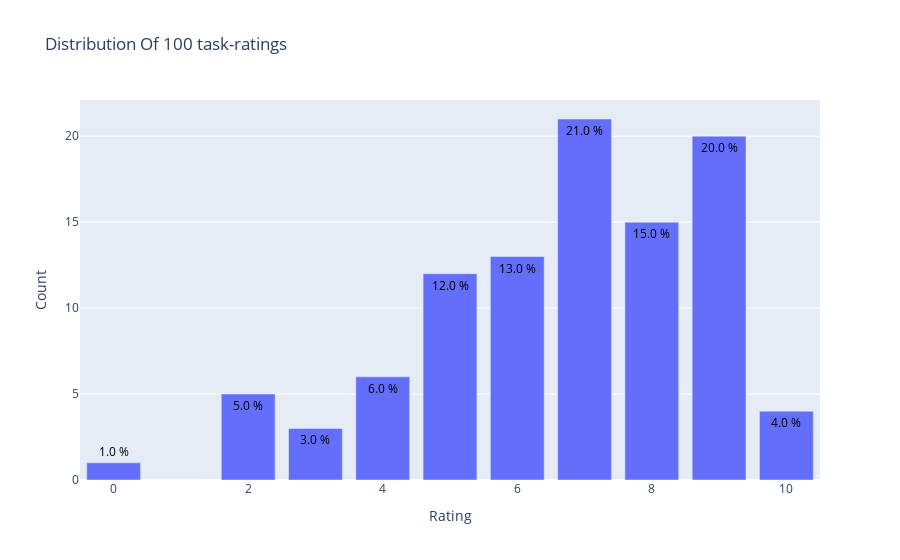

Notebook source saved alongside this figure:
### Code cell
import plotly.graph_objs as go
from plotly.offline import init_notebook_mode, plot, iplot
#add
data = frame['rating'].value_counts().sort_index(ascending=False)
trace = go.Bar(x = data.index,
               text = ['{:.1f} %'.format(val) for val in (data.values / frame.shape[0] * 100)],
               textposition = 'auto',
               textfont = dict(color = '#000000'),
               y = data.values,
               )
# Create layout
layout = dict(title = 'Distribution Of {} task-ratings'.format(frame.shape[0]),
              xaxis = dict(title = 'Rating'),
              yaxis = dict(title = 'Count'))
# Create plot
fig = go.Figure(data=[trace], layout=layout)
iplot(fig)
#add

### Figure 1 — Plotly figure (JSON) as saved in the notebook; plotly's stock layout.template omitted (floating-point values rounded to 4 significant figures)
{"data": [{"text": ["4.0 %", "20.0 %", "15.0 %", "21.0 %", "13.0 %", "12.0 %", "6.0 %", "3.0 %", "5.0 %", "1.0 %"], "textfont": {"color": "#000000"}, "textposition": "auto", "type": "bar", "x": [10, 9, 8, 7, 6, 5, 4, 3, 2, 0], "y": [4, 20, 15, 21, 13, 12, 6, 3, 5, 1]}], "layout": {"title": {"text": "Distribution Of 100 task-ratings"}, "xaxis": {"title": {"text": "Rating"}}, "yaxis": {"title": {"text": "Count"}}}}
